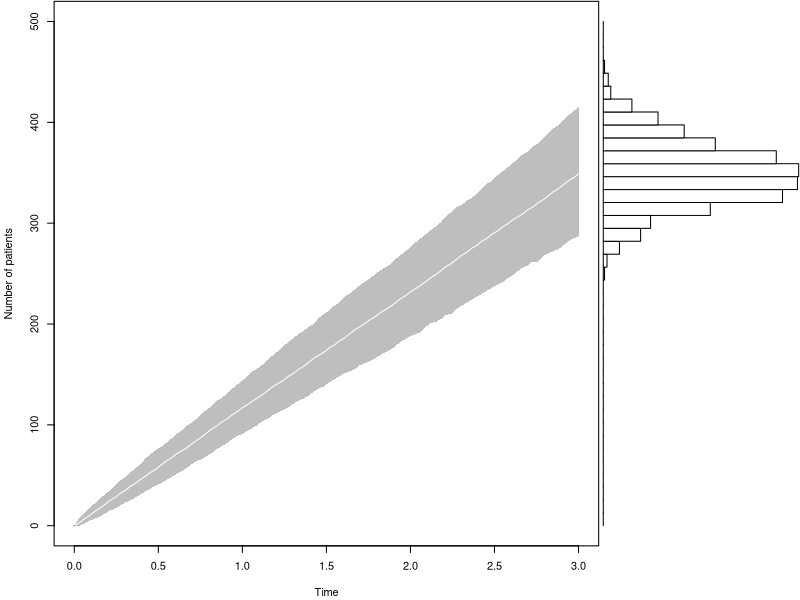
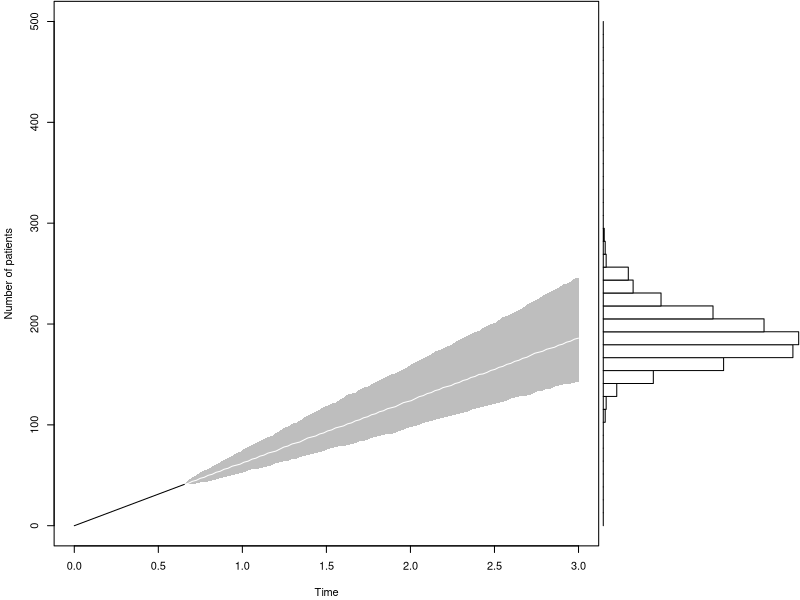
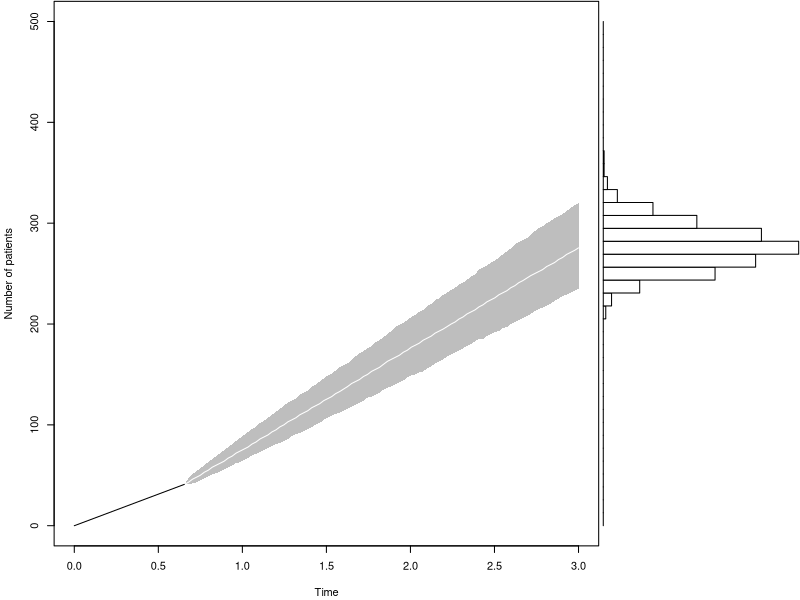
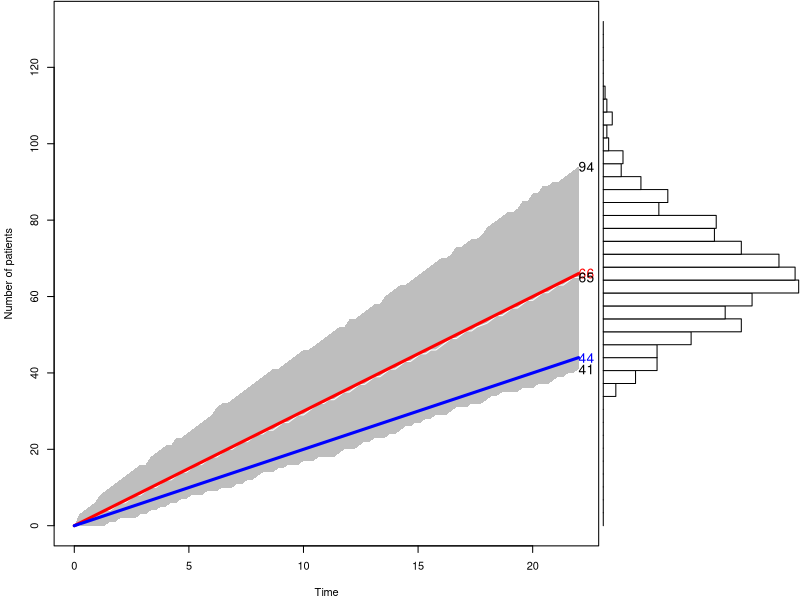
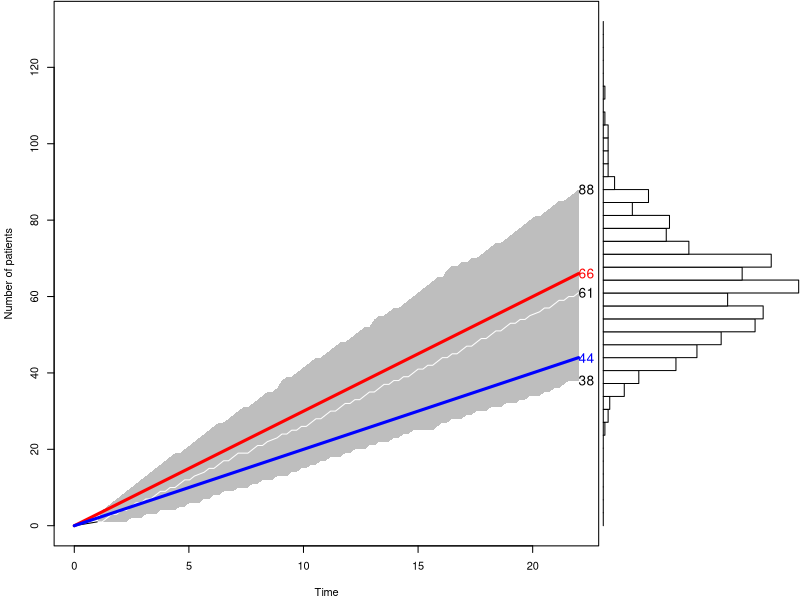
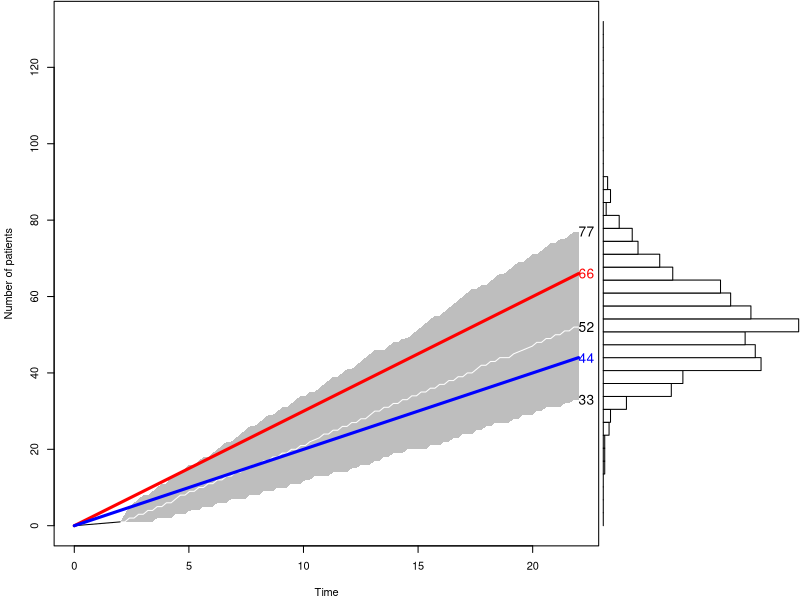
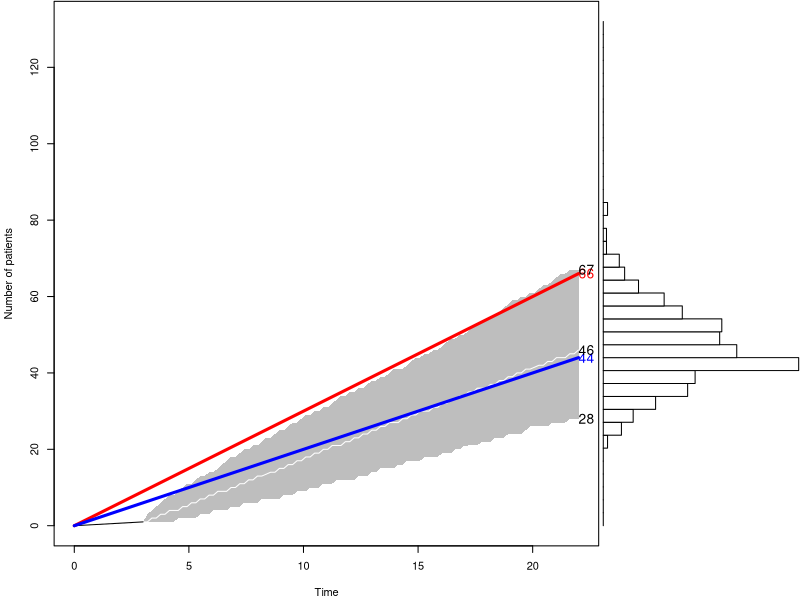
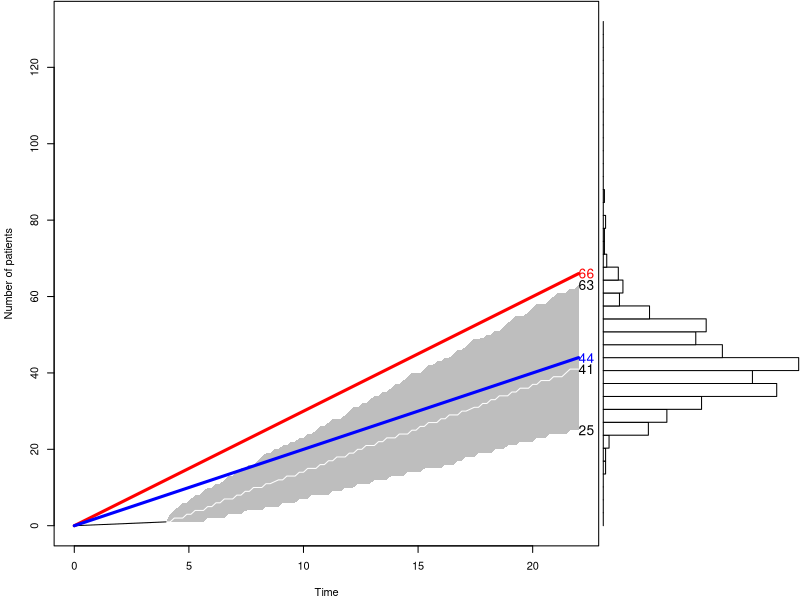

Write R code to recreate these figures, in order.
## ---- chunk 1
accrual.plot <- function(n,T,P,m,tm,B=1000,nmax=2*n,sample.paths=0) {
# n is the target sample size
# T is the target completion time
# P is the prior certainty (0 <= P <= 1)
# m is the sample observed to date
# tm is the time to date
# B is the number of simulated accrual times
# nmax is the upper limit on the sample size axis of the graph
#
# set P to zero for a non-informative prior
# set m and tm to zero if no data has been accumulated yet.

  k <- n*P+m
  V <- T*P+tm
  theta <- 1/rgamma(B,shape=k,rate=V)
  simulated.duration <- matrix(NA,nrow=nmax-m,ncol=B)

  for (i in 1:B) {
    wait <- rexp(nmax-m,1/theta[i])
    simulated.duration[,i] <- tm+cumsum(wait)
  }

  tlist <- seq(tm,T,length=100)
  accrual.count <- function(x,t) {m+sum(x<=t)}
  simulated.accrual <- matrix(NA,nrow=100,ncol=B)

  for (i in 1:100) {
    time <- tlist[i]
    simulated.accrual[i,] <- apply(simulated.duration,2,
      accrual.count,t=time)
  }

  lcl <- apply(simulated.accrual,1,quantile,probs=0.025)
  mid <- apply(simulated.accrual,1,quantile,probs=0.500)
  ucl <- apply(simulated.accrual,1,quantile,probs=0.975)

  layout(matrix(c(2,2,2,1),nrow=1))
  par(mar=c(4.1,0.1,0.1,0.1))
  accrual.hist <- cut(simulated.accrual[100,],
    seq(0,nmax,length=40))
  barplot(table(accrual.hist),horiz=TRUE,
    axes=FALSE,xlab=" ",ylab=" ",space=0,
    col="white",names.arg=rep(" ",39))

  par(mar=c(4.1,4.1,0.1,0.1))
  plot(c(0,T),c(0,nmax),xlab="Time",
    ylab="Number of patients",type="n")
  polygon(c(tlist,rev(tlist)),c(lcl,rev(ucl)),
    density=-1,col="gray",border=NA)
  lines(tlist,mid,col="white")
  segments(0,0,tm,m)

  while (sample.paths>0) {
    lines(tlist,simulated.accrual[,sample.paths])
    sample.paths <- sample.paths-1
  }

  pctiles <- matrix(NA,nrow=2,ncol=3)
  dimnames(pctiles) <- list(c("Waiting time",
    "Trial accrual"),c("2.5%","50%","97.5%"))
  pctiles[1,] <- 1/qgamma(c(0.975,0.5,0.025),shape=k,rate=V)
  pctiles[2,1] <- lcl[100]
  pctiles[2,2] <- mid[100]
  pctiles[2,3] <- ucl[100]
  list(pct=pctiles,sa=simulated.accrual)
}

# Run three test examples from the original webpage.

d0 <- accrual.plot(n=350,T=3,P=0.5,m= 0,tm= 0,nmax=500)
d1 <- accrual.plot(n=350,T=3,P=0, m=41,tm=239/365,nmax=500)
d2 <- accrual.plot(n=350,T=3,P=0.5,m=41,tm=239/365,nmax=500)
## ---- chunk 2
x0 <- accrual.plot(n=66, T=22, P=0.5, m=0, tm=0)
segments(0,0, 22, 66, col="red", lwd=3)
segments(0,0, 22, 44, col="blue", lwd=3)
text(22, 66, "66", col="red", cex=1.25, adj=0)
text(22, 44, "44", col="blue", cex=1.25, adj=0)
text(22, x0$pct[2, ], round(x0$pct[2, ]), cex=1.25, adj=0)
## ---- chunk 3
# week=1, total patients=1
x1 <- accrual.plot(n=66, T=22, P=0.5, m=1, tm=1)
segments(0,0, 22, 66, col="red", lwd=3)
segments(0,0, 22, 44, col="blue", lwd=3)
text(22, 66, "66", col="red", cex=1.25, adj=0)
text(22, 44, "44", col="blue", cex=1.25, adj=0)
text(22, x1$pct[2, ], round(x1$pct[2, ]), cex=1.25, adj=0)

# week=2, total patients=1
x2 <- accrual.plot(n=66, T=22, P=0.5, m=1, tm=2)
segments(0,0, 22, 66, col="red", lwd=3)
segments(0,0, 22, 44, col="blue", lwd=3)
text(22, 66, "66", col="red", cex=1.25, adj=0)
text(22, 44, "44", col="blue", cex=1.25, adj=0)
text(22, x2$pct[2, ], round(x2$pct[2, ]), cex=1.25, adj=0)

# week=3, total patients=1
x3 <- accrual.plot(n=66, T=22, P=0.5, m=1, tm=3)
segments(0,0, 22, 66, col="red", lwd=3)
segments(0,0, 22, 44, col="blue", lwd=3)
text(22, 66, "66", col="red", cex=1.25, adj=0)
text(22, 44, "44", col="blue", cex=1.25, adj=0)
text(22, x3$pct[2, ], round(x3$pct[2, ]), cex=1.25, adj=0)

# week=4, total patients=1
x4 <- accrual.plot(n=66, T=22, P=0.5, m=1, tm=4)
segments(0,0, 22, 66, col="red", lwd=3)
segments(0,0, 22, 44, col="blue", lwd=3)
text(22, 66, "66", col="red", cex=1.25, adj=0)
text(22, 44, "44", col="blue", cex=1.25, adj=0)
text(22, x4$pct[2, ], round(x4$pct[2, ]), cex=1.25, adj=0)

# week=5, total patients=4
x5 <- accrual.plot(n=66, T=22, P=0.5, m=4, tm=5)
segments(0,0, 22, 66, col="red", lwd=3)
segments(0,0, 22, 44, col="blue", lwd=3)
text(22, 66, "66", col="red", cex=1.25, adj=0)
text(22, 44, "44", col="blue", cex=1.25, adj=0)
text(22, x5$pct[2, ], round(x5$pct[2, ]), cex=1.25, adj=0)

# week=6, total patients=5
x6 <- accrual.plot(n=66, T=22, P=0.5, m=5, tm=6)
segments(0,0, 22, 66, col="red", lwd=3)
segments(0,0, 22, 44, col="blue", lwd=3)
text(22, 66, "66", col="red", cex=1.25, adj=0)
text(22, 44, "44", col="blue", cex=1.25, adj=0)
text(22, x6$pct[2, ], round(x6$pct[2, ]), cex=1.25, adj=0)
## ---- chunk 4
# week=1, total patients=1
x1 <- accrual.plot(n=66, T=22, P=0, m=1, tm=1)
segments(0,0, 22, 66, col="red", lwd=3)
segments(0,0, 22, 44, col="blue", lwd=3)
text(22, 66, "66", col="red", cex=1.25, adj=0)
text(22, 44, "44", col="blue", cex=1.25, adj=0)
text(22, x1$pct[2, ], round(x1$pct[2, ]), cex=1.25, adj=0)

# week=2, total patients=1
x2 <- accrual.plot(n=66, T=22, P=0, m=1, tm=2)
segments(0,0, 22, 66, col="red", lwd=3)
segments(0,0, 22, 44, col="blue", lwd=3)
text(22, 66, "66", col="red", cex=1.25, adj=0)
text(22, 44, "44", col="blue", cex=1.25, adj=0)
text(22, x2$pct[2, ], round(x2$pct[2, ]), cex=1.25, adj=0)

# week=3, total patients=1
x3 <- accrual.plot(n=66, T=22, P=0, m=1, tm=3)
segments(0,0, 22, 66, col="red", lwd=3)
segments(0,0, 22, 44, col="blue", lwd=3)
text(22, 66, "66", col="red", cex=1.25, adj=0)
text(22, 44, "44", col="blue", cex=1.25, adj=0)
text(22, x3$pct[2, ], round(x3$pct[2, ]), cex=1.25, adj=0)

# week=4, total patients=1
x4 <- accrual.plot(n=66, T=22, P=0, m=1, tm=4)
segments(0,0, 22, 66, col="red", lwd=3)
segments(0,0, 22, 44, col="blue", lwd=3)
text(22, 66, "66", col="red", cex=1.25, adj=0)
text(22, 44, "44", col="blue", cex=1.25, adj=0)
text(22, x4$pct[2, ], round(x4$pct[2, ]), cex=1.25, adj=0)

# week=5, total patients=4
x5 <- accrual.plot(n=66, T=22, P=0, m=4, tm=5)
segments(0,0, 22, 66, col="red", lwd=3)
segments(0,0, 22, 44, col="blue", lwd=3)
text(22, 66, "66", col="red", cex=1.25, adj=0)
text(22, 44, "44", col="blue", cex=1.25, adj=0)
text(22, x5$pct[2, ], round(x5$pct[2, ]), cex=1.25, adj=0)

# week=6, total patients=5
x6 <- accrual.plot(n=66, T=22, P=0, m=5, tm=6)
segments(0,0, 22, 66, col="red", lwd=3)
segments(0,0, 22, 44, col="blue", lwd=3)
text(22, 66, "66", col="red", cex=1.25, adj=0)
text(22, 44, "44", col="blue", cex=1.25, adj=0)
text(22, x6$pct[2, ], round(x6$pct[2, ]), cex=1.25, adj=0)
